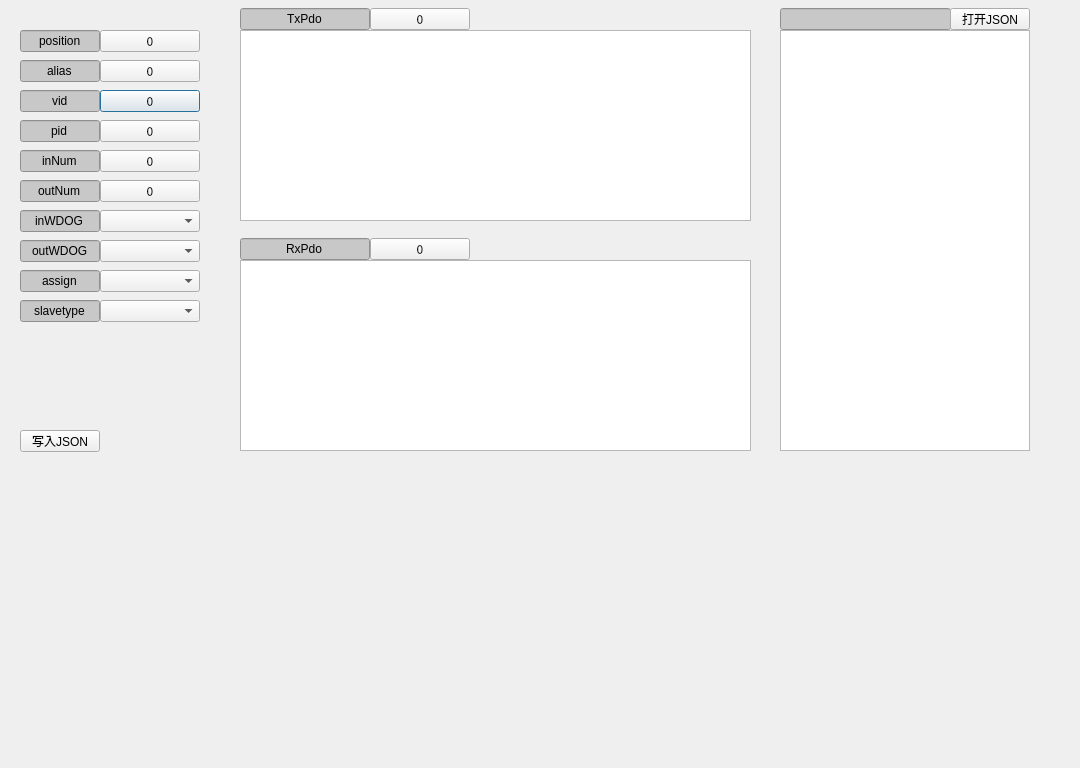
<?xml version="1.0" encoding="UTF-8"?>
<ui version="4.0">
 <class>slave_conf_dg</class>
 <widget class="QDialog" name="slave_conf_dg">
  <property name="geometry">
   <rect>
    <x>0</x>
    <y>0</y>
    <width>1080</width>
    <height>768</height>
   </rect>
  </property>
  <property name="windowTitle">
   <string>Dialog</string>
  </property>
  <widget class="QLineEdit" name="lineEdit_5">
   <property name="geometry">
    <rect>
     <x>20</x>
     <y>90</y>
     <width>80</width>
     <height>22</height>
    </rect>
   </property>
   <property name="layoutDirection">
    <enum>Qt::LeftToRight</enum>
   </property>
   <property name="styleSheet">
    <string notr="true">background: rgb(200,200,200);
     border:1px solid &quot;#22&quot;; 
</string>
   </property>
   <property name="text">
    <string>vid</string>
   </property>
   <property name="alignment">
    <set>Qt::AlignCenter</set>
   </property>
   <property name="readOnly">
    <bool>true</bool>
   </property>
  </widget>
  <widget class="QLineEdit" name="lineEdit_7">
   <property name="geometry">
    <rect>
     <x>20</x>
     <y>120</y>
     <width>80</width>
     <height>22</height>
    </rect>
   </property>
   <property name="layoutDirection">
    <enum>Qt::LeftToRight</enum>
   </property>
   <property name="styleSheet">
    <string notr="true">background: rgb(200,200,200);
     border:1px solid &quot;#22&quot;; 
</string>
   </property>
   <property name="text">
    <string>pid</string>
   </property>
   <property name="alignment">
    <set>Qt::AlignCenter</set>
   </property>
   <property name="readOnly">
    <bool>true</bool>
   </property>
  </widget>
  <widget class="QPushButton" name="vid">
   <property name="geometry">
    <rect>
     <x>100</x>
     <y>90</y>
     <width>100</width>
     <height>22</height>
    </rect>
   </property>
   <property name="font">
    <font>
     <family>Noto Sans CJK SC</family>
    </font>
   </property>
   <property name="styleSheet">
    <string notr="true">background: rgb(240,240,240);
     border:1px solid &quot;#22&quot;; 
</string>
   </property>
   <property name="text">
    <string>0</string>
   </property>
  </widget>
  <widget class="QPushButton" name="pid">
   <property name="geometry">
    <rect>
     <x>100</x>
     <y>120</y>
     <width>100</width>
     <height>22</height>
    </rect>
   </property>
   <property name="font">
    <font>
     <family>Noto Sans CJK SC</family>
    </font>
   </property>
   <property name="styleSheet">
    <string notr="true">background: rgb(240,240,240);
     border:1px solid &quot;#22&quot;; 
</string>
   </property>
   <property name="text">
    <string>0</string>
   </property>
  </widget>
  <widget class="QLineEdit" name="lineEdit_8">
   <property name="geometry">
    <rect>
     <x>20</x>
     <y>150</y>
     <width>80</width>
     <height>22</height>
    </rect>
   </property>
   <property name="layoutDirection">
    <enum>Qt::LeftToRight</enum>
   </property>
   <property name="styleSheet">
    <string notr="true">background: rgb(200,200,200);
     border:1px solid &quot;#22&quot;; 
</string>
   </property>
   <property name="text">
    <string>inNum</string>
   </property>
   <property name="alignment">
    <set>Qt::AlignCenter</set>
   </property>
   <property name="readOnly">
    <bool>true</bool>
   </property>
  </widget>
  <widget class="QPushButton" name="inNum">
   <property name="geometry">
    <rect>
     <x>100</x>
     <y>150</y>
     <width>100</width>
     <height>22</height>
    </rect>
   </property>
   <property name="font">
    <font>
     <family>Noto Sans CJK SC</family>
    </font>
   </property>
   <property name="styleSheet">
    <string notr="true">background: rgb(240,240,240);
     border:1px solid &quot;#22&quot;; 
</string>
   </property>
   <property name="text">
    <string>0</string>
   </property>
  </widget>
  <widget class="QLineEdit" name="lineEdit_9">
   <property name="geometry">
    <rect>
     <x>20</x>
     <y>180</y>
     <width>80</width>
     <height>22</height>
    </rect>
   </property>
   <property name="layoutDirection">
    <enum>Qt::LeftToRight</enum>
   </property>
   <property name="styleSheet">
    <string notr="true">background: rgb(200,200,200);
     border:1px solid &quot;#22&quot;; 
</string>
   </property>
   <property name="text">
    <string>outNum</string>
   </property>
   <property name="alignment">
    <set>Qt::AlignCenter</set>
   </property>
   <property name="readOnly">
    <bool>true</bool>
   </property>
  </widget>
  <widget class="QPushButton" name="outNum">
   <property name="geometry">
    <rect>
     <x>100</x>
     <y>180</y>
     <width>100</width>
     <height>22</height>
    </rect>
   </property>
   <property name="font">
    <font>
     <family>Noto Sans CJK SC</family>
    </font>
   </property>
   <property name="styleSheet">
    <string notr="true">background: rgb(240,240,240);
     border:1px solid &quot;#22&quot;; 
</string>
   </property>
   <property name="text">
    <string>0</string>
   </property>
  </widget>
  <widget class="QPushButton" name="alias">
   <property name="geometry">
    <rect>
     <x>100</x>
     <y>60</y>
     <width>100</width>
     <height>22</height>
    </rect>
   </property>
   <property name="font">
    <font>
     <family>Noto Sans CJK SC</family>
    </font>
   </property>
   <property name="styleSheet">
    <string notr="true">background: rgb(240,240,240);
     border:1px solid &quot;#22&quot;; 
</string>
   </property>
   <property name="text">
    <string>0</string>
   </property>
  </widget>
  <widget class="QLineEdit" name="lineEdit_6">
   <property name="geometry">
    <rect>
     <x>20</x>
     <y>60</y>
     <width>80</width>
     <height>22</height>
    </rect>
   </property>
   <property name="layoutDirection">
    <enum>Qt::LeftToRight</enum>
   </property>
   <property name="styleSheet">
    <string notr="true">background: rgb(200,200,200);
     border:1px solid &quot;#22&quot;; 
</string>
   </property>
   <property name="text">
    <string>alias</string>
   </property>
   <property name="alignment">
    <set>Qt::AlignCenter</set>
   </property>
   <property name="readOnly">
    <bool>true</bool>
   </property>
  </widget>
  <widget class="QLineEdit" name="lineEdit_10">
   <property name="geometry">
    <rect>
     <x>20</x>
     <y>30</y>
     <width>80</width>
     <height>22</height>
    </rect>
   </property>
   <property name="layoutDirection">
    <enum>Qt::LeftToRight</enum>
   </property>
   <property name="styleSheet">
    <string notr="true">background: rgb(200,200,200);
     border:1px solid &quot;#22&quot;; 
</string>
   </property>
   <property name="text">
    <string>position</string>
   </property>
   <property name="alignment">
    <set>Qt::AlignCenter</set>
   </property>
   <property name="readOnly">
    <bool>true</bool>
   </property>
  </widget>
  <widget class="QPushButton" name="position">
   <property name="geometry">
    <rect>
     <x>100</x>
     <y>30</y>
     <width>100</width>
     <height>22</height>
    </rect>
   </property>
   <property name="font">
    <font>
     <family>Noto Sans CJK SC</family>
    </font>
   </property>
   <property name="styleSheet">
    <string notr="true">background: rgb(240,240,240);
     border:1px solid &quot;#22&quot;; 
</string>
   </property>
   <property name="text">
    <string>0</string>
   </property>
  </widget>
  <widget class="QComboBox" name="inWDOG">
   <property name="geometry">
    <rect>
     <x>100</x>
     <y>210</y>
     <width>100</width>
     <height>22</height>
    </rect>
   </property>
   <property name="styleSheet">
    <string notr="true">background: rgb(240,240,240);
     border:1px solid &quot;#22&quot;; 
</string>
   </property>
  </widget>
  <widget class="QLineEdit" name="lineEdit_11">
   <property name="geometry">
    <rect>
     <x>20</x>
     <y>210</y>
     <width>80</width>
     <height>22</height>
    </rect>
   </property>
   <property name="layoutDirection">
    <enum>Qt::LeftToRight</enum>
   </property>
   <property name="styleSheet">
    <string notr="true">background: rgb(200,200,200);
     border:1px solid &quot;#22&quot;; 
</string>
   </property>
   <property name="text">
    <string>inWDOG</string>
   </property>
   <property name="alignment">
    <set>Qt::AlignCenter</set>
   </property>
   <property name="readOnly">
    <bool>true</bool>
   </property>
  </widget>
  <widget class="QLineEdit" name="lineEdit_12">
   <property name="geometry">
    <rect>
     <x>20</x>
     <y>240</y>
     <width>80</width>
     <height>22</height>
    </rect>
   </property>
   <property name="layoutDirection">
    <enum>Qt::LeftToRight</enum>
   </property>
   <property name="styleSheet">
    <string notr="true">background: rgb(200,200,200);
     border:1px solid &quot;#22&quot;; 
</string>
   </property>
   <property name="text">
    <string>outWDOG</string>
   </property>
   <property name="alignment">
    <set>Qt::AlignCenter</set>
   </property>
   <property name="readOnly">
    <bool>true</bool>
   </property>
  </widget>
  <widget class="QComboBox" name="outWDOG">
   <property name="geometry">
    <rect>
     <x>100</x>
     <y>240</y>
     <width>100</width>
     <height>22</height>
    </rect>
   </property>
   <property name="styleSheet">
    <string notr="true">background: rgb(240,240,240);
     border:1px solid &quot;#22&quot;; 
</string>
   </property>
  </widget>
  <widget class="QComboBox" name="assign">
   <property name="geometry">
    <rect>
     <x>100</x>
     <y>270</y>
     <width>100</width>
     <height>22</height>
    </rect>
   </property>
   <property name="styleSheet">
    <string notr="true">background: rgb(240,240,240);
     border:1px solid &quot;#22&quot;; 
</string>
   </property>
  </widget>
  <widget class="QLineEdit" name="lineEdit_13">
   <property name="geometry">
    <rect>
     <x>20</x>
     <y>270</y>
     <width>80</width>
     <height>22</height>
    </rect>
   </property>
   <property name="layoutDirection">
    <enum>Qt::LeftToRight</enum>
   </property>
   <property name="styleSheet">
    <string notr="true">background: rgb(200,200,200);
     border:1px solid &quot;#22&quot;; 
</string>
   </property>
   <property name="text">
    <string>assign</string>
   </property>
   <property name="alignment">
    <set>Qt::AlignCenter</set>
   </property>
   <property name="readOnly">
    <bool>true</bool>
   </property>
  </widget>
  <widget class="QTableWidget" name="txPdoTable">
   <property name="geometry">
    <rect>
     <x>240</x>
     <y>30</y>
     <width>511</width>
     <height>191</height>
    </rect>
   </property>
  </widget>
  <widget class="QTableWidget" name="rxPdoTable">
   <property name="geometry">
    <rect>
     <x>240</x>
     <y>260</y>
     <width>511</width>
     <height>191</height>
    </rect>
   </property>
  </widget>
  <widget class="QLineEdit" name="lineEdit_14">
   <property name="geometry">
    <rect>
     <x>240</x>
     <y>8</y>
     <width>130</width>
     <height>22</height>
    </rect>
   </property>
   <property name="layoutDirection">
    <enum>Qt::LeftToRight</enum>
   </property>
   <property name="styleSheet">
    <string notr="true">background: rgb(200,200,200);
     border:1px solid &quot;#22&quot;; 
</string>
   </property>
   <property name="text">
    <string>TxPdo</string>
   </property>
   <property name="alignment">
    <set>Qt::AlignCenter</set>
   </property>
   <property name="readOnly">
    <bool>true</bool>
   </property>
  </widget>
  <widget class="QLineEdit" name="lineEdit_15">
   <property name="geometry">
    <rect>
     <x>240</x>
     <y>238</y>
     <width>130</width>
     <height>22</height>
    </rect>
   </property>
   <property name="layoutDirection">
    <enum>Qt::LeftToRight</enum>
   </property>
   <property name="styleSheet">
    <string notr="true">background: rgb(200,200,200);
     border:1px solid &quot;#22&quot;; 
</string>
   </property>
   <property name="text">
    <string>RxPdo</string>
   </property>
   <property name="alignment">
    <set>Qt::AlignCenter</set>
   </property>
   <property name="readOnly">
    <bool>true</bool>
   </property>
  </widget>
  <widget class="QListWidget" name="slaveList">
   <property name="geometry">
    <rect>
     <x>780</x>
     <y>30</y>
     <width>250</width>
     <height>421</height>
    </rect>
   </property>
  </widget>
  <widget class="QPushButton" name="txAdr">
   <property name="geometry">
    <rect>
     <x>370</x>
     <y>8</y>
     <width>100</width>
     <height>22</height>
    </rect>
   </property>
   <property name="font">
    <font>
     <family>Noto Sans CJK SC</family>
    </font>
   </property>
   <property name="styleSheet">
    <string notr="true">background: rgb(240,240,240);
     border:1px solid &quot;#22&quot;; 
</string>
   </property>
   <property name="text">
    <string>0</string>
   </property>
  </widget>
  <widget class="QPushButton" name="rxAdr">
   <property name="geometry">
    <rect>
     <x>370</x>
     <y>238</y>
     <width>100</width>
     <height>22</height>
    </rect>
   </property>
   <property name="font">
    <font>
     <family>Noto Sans CJK SC</family>
    </font>
   </property>
   <property name="styleSheet">
    <string notr="true">background: rgb(240,240,240);
     border:1px solid &quot;#22&quot;; 
</string>
   </property>
   <property name="text">
    <string>0</string>
   </property>
  </widget>
  <widget class="QLineEdit" name="lineEdit_16">
   <property name="geometry">
    <rect>
     <x>780</x>
     <y>8</y>
     <width>171</width>
     <height>22</height>
    </rect>
   </property>
   <property name="layoutDirection">
    <enum>Qt::LeftToRight</enum>
   </property>
   <property name="styleSheet">
    <string notr="true">background: rgb(200,200,200);
     border:1px solid &quot;#22&quot;; 
</string>
   </property>
   <property name="text">
    <string/>
   </property>
   <property name="alignment">
    <set>Qt::AlignCenter</set>
   </property>
   <property name="readOnly">
    <bool>true</bool>
   </property>
  </widget>
  <widget class="QPushButton" name="openJSON">
   <property name="geometry">
    <rect>
     <x>950</x>
     <y>8</y>
     <width>80</width>
     <height>22</height>
    </rect>
   </property>
   <property name="text">
    <string>打开JSON</string>
   </property>
  </widget>
  <widget class="QPushButton" name="openJSON_2">
   <property name="geometry">
    <rect>
     <x>20</x>
     <y>430</y>
     <width>80</width>
     <height>22</height>
    </rect>
   </property>
   <property name="text">
    <string>写入JSON</string>
   </property>
  </widget>
  <widget class="QLineEdit" name="lineEdit_17">
   <property name="geometry">
    <rect>
     <x>20</x>
     <y>300</y>
     <width>80</width>
     <height>22</height>
    </rect>
   </property>
   <property name="layoutDirection">
    <enum>Qt::LeftToRight</enum>
   </property>
   <property name="styleSheet">
    <string notr="true">background: rgb(200,200,200);
     border:1px solid &quot;#22&quot;; 
</string>
   </property>
   <property name="text">
    <string>slavetype</string>
   </property>
   <property name="alignment">
    <set>Qt::AlignCenter</set>
   </property>
   <property name="readOnly">
    <bool>true</bool>
   </property>
  </widget>
  <widget class="QComboBox" name="slavetype">
   <property name="geometry">
    <rect>
     <x>100</x>
     <y>300</y>
     <width>100</width>
     <height>22</height>
    </rect>
   </property>
   <property name="styleSheet">
    <string notr="true">background: rgb(240,240,240);
     border:1px solid &quot;#22&quot;; 
</string>
   </property>
  </widget>
 </widget>
 <resources/>
 <connections/>
</ui>
